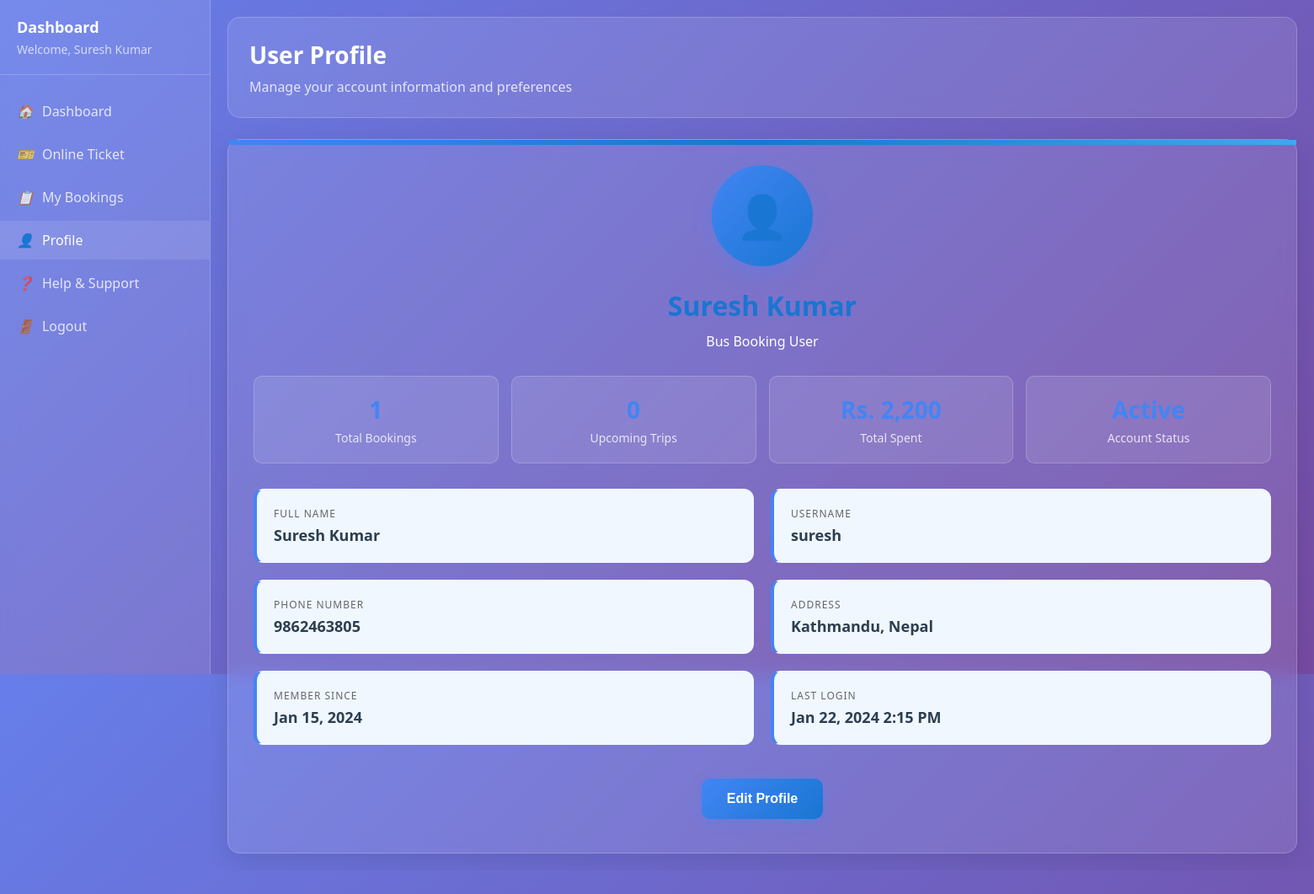
The app's page /profile.php (signed in) with its own data.
### tables this page shows
CREATE TABLE `users` (
    `id` int(11) NOT NULL AUTO_INCREMENT,
    `username` varchar(50) NOT NULL,
    `name` varchar(100) NOT NULL,
    `phone` varchar(15) NOT NULL UNIQUE,
    `address` text NOT NULL,
    `password_hash` varchar(255) NOT NULL,
    `created_at` timestamp NOT NULL DEFAULT CURRENT_TIMESTAMP,
    `last_login` timestamp NULL DEFAULT NULL,
    `is_active` tinyint(1) NOT NULL DEFAULT 1,
    PRIMARY KEY (`id`),
    UNIQUE KEY `unique_phone` (`phone`),
    KEY `idx_username` (`username`),
    KEY `idx_phone` (`phone`)
);

### profile.php (the view, shortened to what this page needs)
<?php
try {
    $pdo = getDBConnection();
    $stmt = $pdo->prepare("SELECT * FROM users WHERE id = ?");
    $stmt->execute([$_SESSION['user_id']]);
    $user = $stmt->fetch();
    $stmt = $pdo->prepare("SELECT COUNT(*) as total FROM bookings WHERE user_id = ?");
    $stmt->execute([$_SESSION['user_id']]);
    $totalBookings = $stmt->fetch()['total'];
    $stmt = $pdo->prepare("SELECT COUNT(*) as upcoming FROM bookings WHERE user_id = ? AND booking_status = 'upcoming' AND travel_date >= CURDATE()");
    $stmt->execute([$_SESSION['user_id']]);
    $upcomingBookings = $stmt->fetch()['upcoming'];
    $stmt = $pdo->prepare("SELECT SUM(total_amount) as total_spent FROM bookings WHERE user_id = ? AND payment_status = 'confirmed'");
    $stmt->execute([$_SESSION['user_id']]);
    $totalSpent = $stmt->fetch()['total_spent'] ?? 0;
} catch (Exception $e) {
    $user = [
        'username' => $_SESSION['username'] ?? 'User',
        'name' => $_SESSION['username'] ?? 'User Name',
        'phone' => 'Database Error',
        'address' => 'Database Error',
        'created_at' => date('Y-m-d H:i:s'),
        'last_login' => date('Y-m-d H:i:s')
    ];
    $totalBookings = 0;
    $upcomingBookings = 0;
    $totalSpent = 0;
}
?>
<!DOCTYPE html>
<html lang="en">
<head>
</head>
<body>
    <div class="sidebar">
        <div class="sidebar-header">
            <div class="sidebar-title">Dashboard</div>
            <div class="sidebar-subtitle">Welcome, <?php echo htmlspecialchars($user['name'] ?? 'User'); ?></div>
        </div>
        <ul class="sidebar-nav">
            <li><a href="dashboard1.php"><i>🏠</i> Dashboard</a></li>
            <li><a href="online_ticket.php"><i>🎫</i> Online Ticket</a></li>
            <li><a href="my_bookings_new.php"><i>📋</i> My Bookings</a></li>
            <li><a href="profile.php" class="active"><i>👤</i> Profile</a></li>
            <li><a href="help_support.php"><i>❓</i> Help & Support</a></li>
            <li><a href="logout.php"><i>🚪</i> Logout</a></li>
        </ul>
    </div>
    <div class="main-content">
        <div class="page-header">
            <h1 class="page-title">User Profile</h1>
            <p class="page-subtitle">Manage your account information and preferences</p>
        </div>
        <div class="profile-card">
            <div class="profile-header">
                <div class="profile-avatar">
                    👤
                </div>
                <div class="profile-name"><?php echo htmlspecialchars($user['name'] ?? $user['username']); ?></div>
                <div class="profile-role">Bus Booking User</div>
            </div>
            <div class="stats-grid">
                <div class="stat-box">
                    <div class="stat-number"><?php echo $totalBookings; ?></div>
                    <div class="stat-label">Total Bookings</div>
                </div>
                <div class="stat-box">
                    <div class="stat-number"><?php echo $upcomingBookings; ?></div>
                    <div class="stat-label">Upcoming Trips</div>
                </div>
                <div class="stat-box">
                    <div class="stat-number">Rs. <?php echo number_format($totalSpent); ?></div>
                    <div class="stat-label">Total Spent</div>
                </div>
                <div class="stat-box">
                    <div class="stat-number"><?php echo $user['is_active'] ? 'Active' : 'Inactive'; ?></div>
                    <div class="stat-label">Account Status</div>
                </div>
            </div>
            <div class="profile-details">
                <div class="detail-box">
                    <div class="detail-label">Full Name</div>
                    <div class="detail-value"><?php echo htmlspecialchars($user['name']); ?></div>
                </div>
                <div class="detail-box">
                    <div class="detail-label">Username</div>
                    <div class="detail-value"><?php echo htmlspecialchars($user['username']); ?></div>
                </div>
                <div class="detail-box">
                    <div class="detail-label">Phone Number</div>
                    <div class="detail-value"><?php echo htmlspecialchars($user['phone']); ?></div>
                </div>
                <div class="detail-box">
                    <div class="detail-label">Address</div>
                    <div class="detail-value"><?php echo htmlspecialchars($user['address']); ?></div>
                </div>
                <div class="detail-box">
                    <div class="detail-label">Member Since</div>
                    <div class="detail-value"><?php echo date('M d, Y', strtotime($user['created_at'])); ?></div>
                </div>
                <div class="detail-box">
                    <div class="detail-label">Last Login</div>
                    <div class="detail-value"><?php echo $user['last_login'] ? date('M d, Y g:i A', strtotime($user['last_login'])) : 'Never'; ?></div>
                </div>
            </div>
            <div style="text-align: center; margin-top: 30px;">
                <button class="edit-btn" onclick="toggleEditForm()">Edit Profile</button>
            </div>
        </div>
    </div>
</body>
</html>

### records on screen
users: name "Suresh Kumar", username "suresh", phone "9862463805", address "Kathmandu, Nepal", created_at "Jan 15, 2024", last_login "Jan 22, 2024 2:15 PM"
